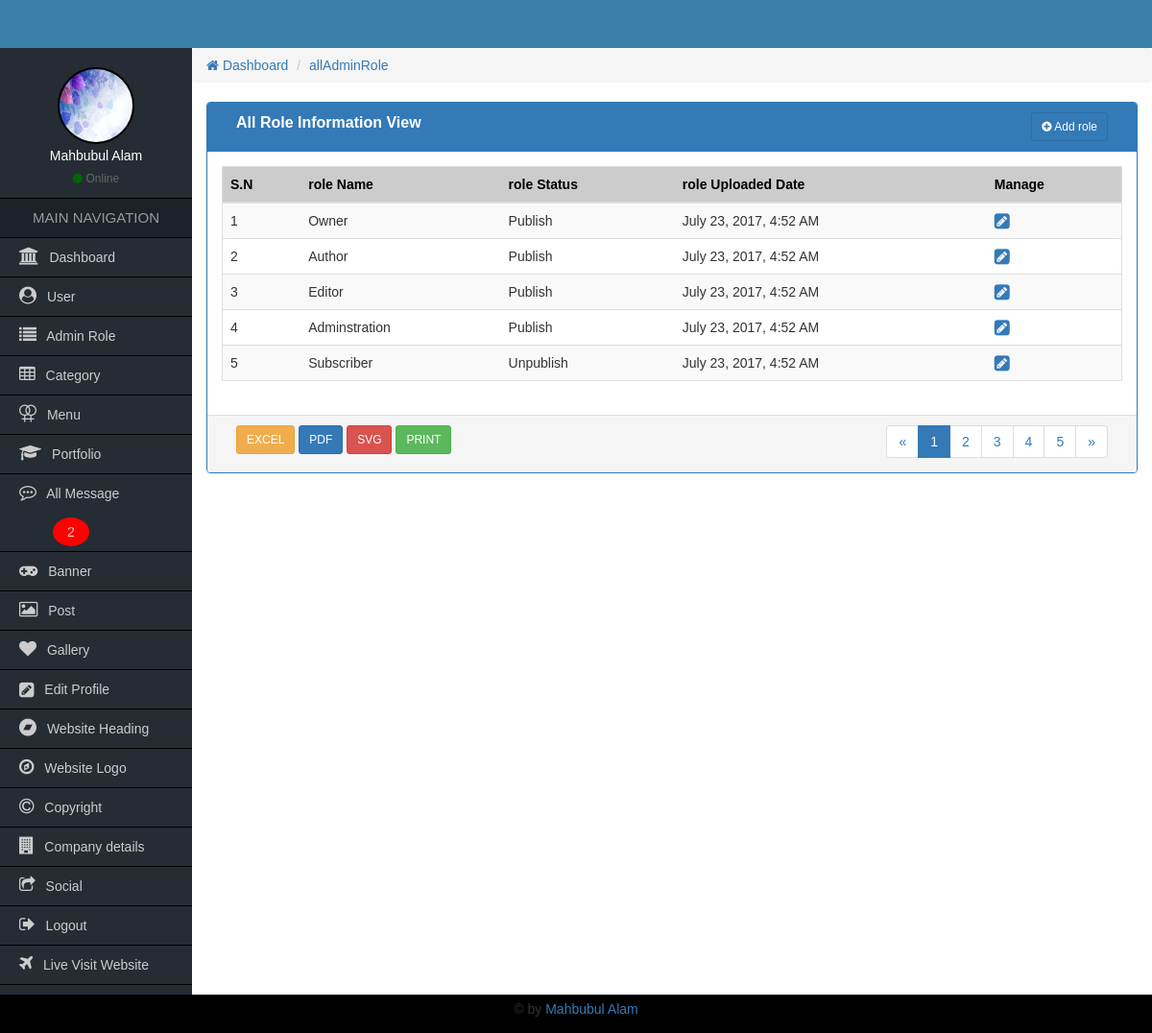
The app's page /Admin/allAdminRole.php (signed in), older data.
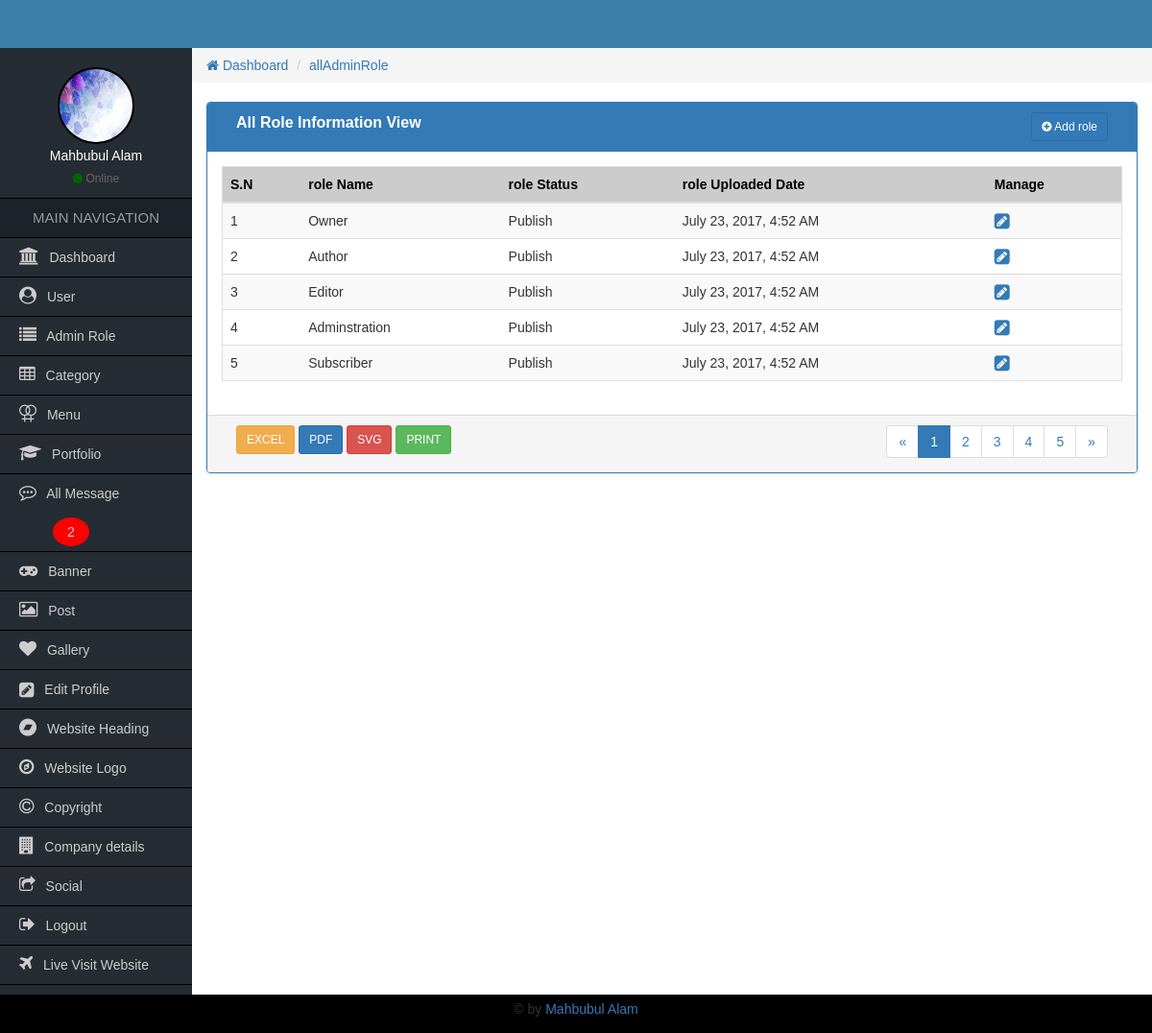
The same page, newer data.
### tables this page shows
CREATE TABLE `tbl_admin_user_role` (
  `roleId` int(3) NOT NULL,
  `roleName` varchar(50) DEFAULT NULL,
  `roleStatus` tinyint(2) NOT NULL,
  `roleCreateDate` timestamp NOT NULL DEFAULT CURRENT_TIMESTAMP
);

### Admin/functions/function.php (called while the page is built, shortened)
<?php
    function getHeader(){
        require_once "inc/header.php";
    }
    function getSidebar(){
            require_once "inc/sidebar.php";
        }
    function getBread(){
            require_once "inc/bread.php";
        }
    function getFooter(){
            require_once "inc/footer.php";
        }
    function formatDate($date){
         return date('F j, Y, g:i A',strtotime($date));
     }
?>

### Admin/allAdminRole.php (the view, shortened to what this page needs)
<?php
    require_once "functions/function.php";
?>
                <div class="col-md-12">
                	<div class="panel panel-primary">
                        <div class="panel-heading">
                            <div class="col-md-9 heading_title">
                                All Role Information View
                             </div>
                             <div class="col-md-3 text-right">
                             	<a href="addrole.php" class="btn btn-sm btn btn-primary"><i class="fa fa-plus-circle"></i> Add role</a>
                            </div>
                            <div class="clearfix"></div>
                        </div>
                      <div class="panel-body">
                          <table class="table table-responsive table-striped table-hover table_cus">
                          		<thead class="table_head">
                            		<tr>
                                    	<th>S.N</th>
                                    	<th>role Name</th>
                                        <th>role Status</th>
                                        <th>role Uploaded Date</th>
                                        <th>Manage</th>
                                    </tr>
                            	</thead>
                                <tbody>
                                 <?php
                                    $query = "SELECT * FROM tbl_admin_user_role ORDER BY roleId ASC";
                                    $result = mysqli_query($con,$query)->fetch_all(MYSQLI_ASSOC);
                                    if($result){
                                        $i=0;
                                        foreach($result as $role){
                                 ?>
                                	<tr>
                                        <td><?=++$i;?></td>
                                    	<td><?=$role['roleName'];?></td>
                                        <td><?php if($role['roleStatus']==1){echo "Unpublish";}else{echo "Publish";}?></td>
                                        <td><?=formatDate($role['roleCreateDate']);?></td>
                                        <td>
                                           <a href="EditAdminRole.php?roleEditId=<?=$role['roleId'];?>"><i class="fa fa-pencil-square fa-lg"></i></a>
                                        </td>
                                    </tr>
                                    <?php } } ?>
                                </tbody>
                          </table>
                      </div>
                      <div class="panel-footer">
                        <div class="col-md-4">
                        	<a href="#" class="btn btn-sm btn-warning">EXCEL</a>
                            <a href="#" class="btn btn-sm btn-primary">PDF</a>
                            <a href="#" class="btn btn-sm btn-danger">SVG</a>
                            <a href="#" class="btn btn-sm btn-success">PRINT</a>
                        </div>
                        <div class="col-md-4">
                        </div>
                        <div class="col-md-4 text-right">
                        	<nav aria-label="Page navigation">
                              <ul class="pagination pagina_cus">
                                <li>
                                  <a href="#" aria-label="Previous">
                                    <span aria-hidden="true">&laquo;</span>
                                  </a>
                                </li>
                                <li class="active"><a href="#">1</a></li>
                                <li><a href="#">2</a></li>
                                <li><a href="#">3</a></li>
                                <li><a href="#">4</a></li>
                                <li><a href="#">5</a></li>
                                <li>
                                  <a href="#" aria-label="Next">
                                    <span aria-hidden="true">&raquo;</span>
                                  </a>
                                </li>
                              </ul>
                            </nav>
                        </div>
                        <div class="clearfix"></div>
                      </div>
                    </div>
                </div>

Row changes from the older to the newer data that the page shows:
changed tbl_admin_user_role "Subscriber": roleStatus "Unpublish" → "Publish"
